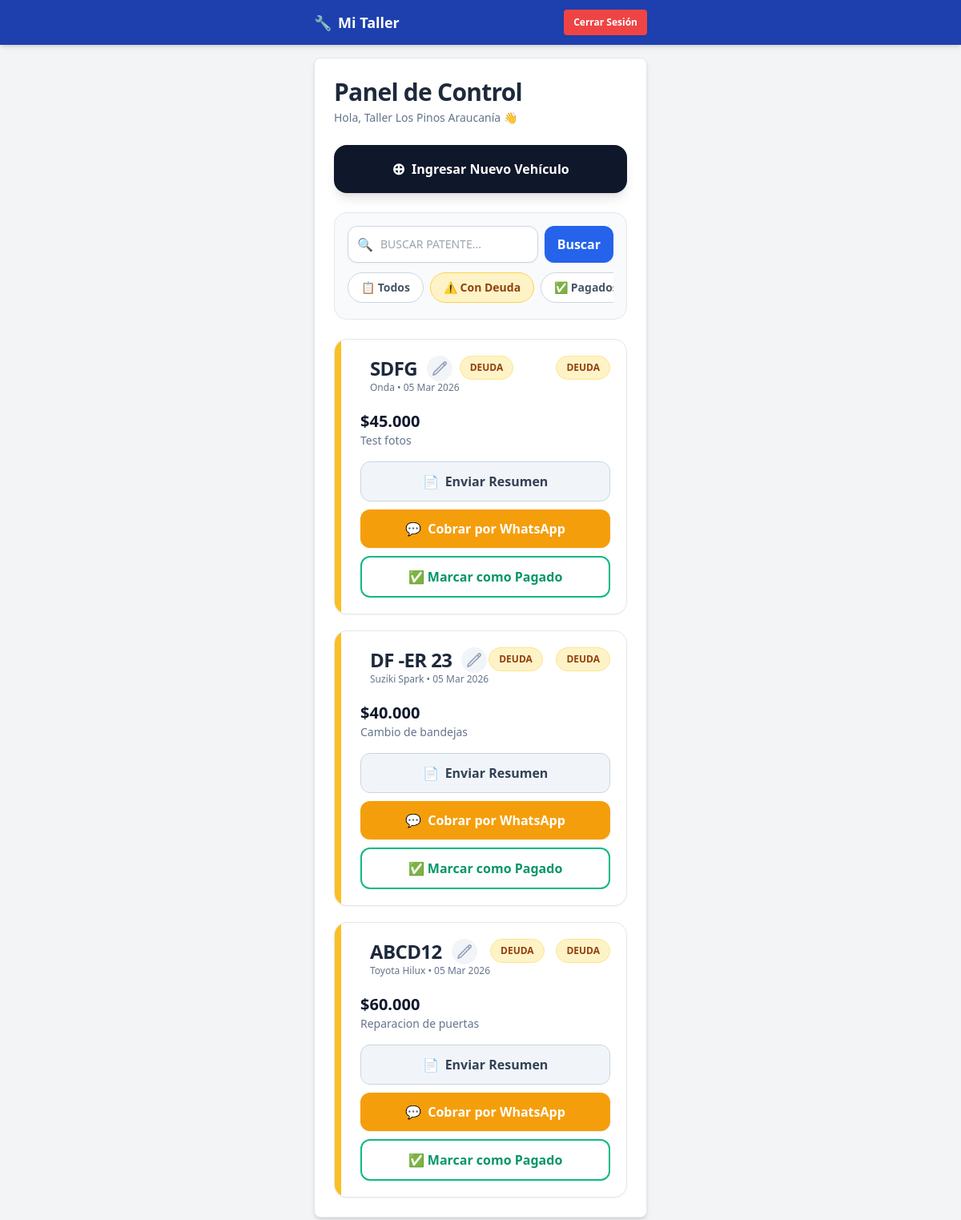
Before: /taller/dashboard?estado=Pendiente (signed in) with the older database file.
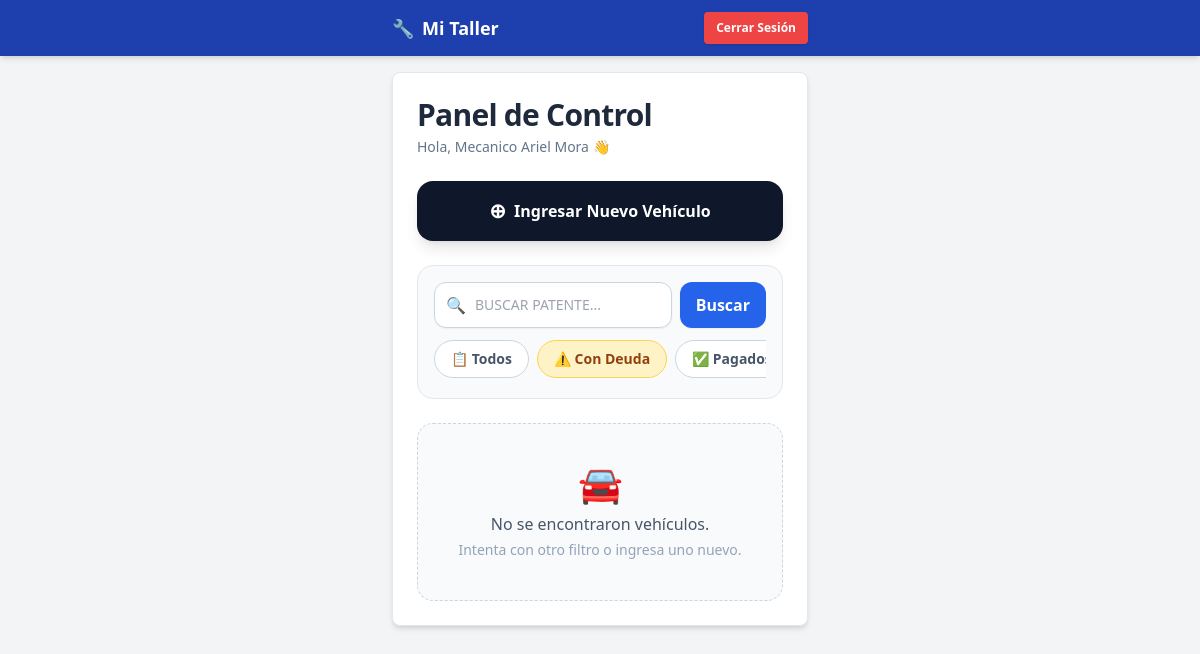
After: the same page with the newer database file.
### app/models.py (models this page shows, shortened)
class Taller(UserMixin, db.Model):
    id = db.Column(db.Integer, primary_key=True)
    nombre_taller = db.Column(db.String(100), nullable=False)
    email = db.Column(db.String(120), unique=True, nullable=False)
    password_hash = db.Column(db.String(256))
    trabajos = db.relationship('Trabajo', backref='taller', lazy=True)

class Trabajo(db.Model):
    id = db.Column(db.Integer, primary_key=True)
    uuid_publico = db.Column(db.String(36), default=lambda: str(uuid.uuid4()), unique=True)
    patente = db.Column(db.String(10), nullable=False)
    nombre_cliente = db.Column(db.String(100), nullable=False)
    tipo_vehiculo = db.Column(db.String(50), nullable=False)
    marca_vehiculo = db.Column(db.String(50), nullable=False)
    imagen_evidencia = db.Column(db.Text, nullable=True) # Ahora es Text para aguantar muchas fotos
    telefono_cliente = db.Column(db.String(20), nullable=False)
    descripcion = db.Column(db.Text, nullable=False)
    total_costo = db.Column(db.Integer, nullable=False)
    estado = db.Column(db.String(20), default="Pendiente")
    monto_pagado = db.Column(db.Integer, default=0)
    fecha = db.Column(db.DateTime, default=datetime.utcnow)
    taller_id = db.Column(db.Integer, db.ForeignKey('taller.id'), nullable=False)

### app/taller/routes.py (the view)
@taller_bp.route('/dashboard')
@login_required
def dashboard():
    base_url = "https://jl2flq77-5000.brs.devtunnels.ms"
    busqueda = request.args.get('q')
    filtro_estado = request.args.get('estado')
    query = Trabajo.query.filter_by(taller_id=current_user.id)
    if busqueda:
        query = query.filter(Trabajo.patente.ilike(f'%{busqueda}%'))
    if filtro_estado:
        query = query.filter(Trabajo.estado == filtro_estado)
    trabajos = query.order_by(Trabajo.fecha.desc()).limit(50).all()
    return render_template('taller/dashboard.html',
                           trabajos=trabajos,
                           base_url=base_url,
                           busqueda=busqueda,
                           filtro_estado=filtro_estado)

### app/models.py (called while the page is built)
@login_manager.user_loader
def load_user(id):
    return Taller.query.get(int(id))

### app/templates/taller/dashboard.html (shortened to what the changed rows need)
{% extends "base.html" %}
{% block content %}
<div class="mb-6">
    <h1 class="text-3xl font-extrabold text-slate-800 tracking-tight">Panel de Control</h1>
    <p class="text-slate-500 text-sm mt-1">Hola, {{ current_user.nombre_taller }} 👋</p>
</div>
<div class="space-y-5">
    {% for trabajo in trabajos %}
    <div class="bg-white rounded-2xl p-5 shadow-sm border border-slate-200 relative overflow-hidden">
        <div class="absolute left-0 top-0 bottom-0 w-2 {% if trabajo.estado == 'Pendiente' %}bg-amber-400{% else %}bg-emerald-400{% endif %}"></div>
        <div class="flex justify-between items-start mb-2 pl-3">
        <div class="flex justify-between items-start mb-2 pl-3">
            <div>
                <div class="flex items-center gap-3">
                    <h3 class="text-2xl font-black text-slate-800 tracking-tight uppercase">{{ trabajo.patente }}</h3>
                    <a href="{{ url_for('taller.editar_trabajo', id=trabajo.id) }}" class="text-slate-400 hover:text-blue-600 bg-slate-100 hover:bg-blue-50 rounded-full p-1.5 transition-colors" title="Editar">
                    </a>
                </div>
                <p class="text-slate-500 text-xs font-medium">{{ trabajo.marca_vehiculo }} • {{ trabajo.fecha.strftime('%d %b %Y') }}</p>
            </div>
            {% if trabajo.estado == 'Pendiente' %}
                <span class="bg-amber-100 text-amber-800 text-xs font-bold px-3 py-1.5 rounded-full border border-amber-200">DEUDA</span>
            {% else %}
                <span class="bg-emerald-100 text-emerald-800 text-xs font-bold px-3 py-1.5 rounded-full border border-emerald-200">PAGADO</span>
            {% endif %}
        </div>
            {% if trabajo.estado == 'Pendiente' %}
                <span class="bg-amber-100 text-amber-800 text-xs font-bold px-3 py-1.5 rounded-full border border-amber-200">DEUDA</span>
            {% else %}
                <span class="bg-emerald-100 text-emerald-800 text-xs font-bold px-3 py-1.5 rounded-full border border-emerald-200">PAGADO</span>
            {% endif %}
        </div>
        <div class="pl-3 mb-4 mt-3">
            <p class="text-slate-900 font-bold text-xl">${{ "{:,.0f}".format(trabajo.total_costo).replace(',', '.') }}</p>
            <p class="text-slate-500 text-sm line-clamp-1">{{ trabajo.descripcion }}</p>
        </div>
        <div class="pl-3 flex flex-col space-y-2.5 mt-2">
            {% set msj_presupuesto = "Hola " ~ trabajo.nombre_cliente ~ ", aquí está el detalle del servicio para la patente " ~ trabajo.patente ~ ": " ~ base_url ~ url_for('cliente.ver_presupuesto', uuid_publico=trabajo.uuid_publico) %}
            <a href="https://wa.me/{{ trabajo.telefono_cliente }}?text={{ msj_presupuesto | urlencode }}" target="_blank"
               class="flex items-center justify-center bg-slate-100 hover:bg-slate-200 text-slate-700 font-bold py-3 px-4 rounded-xl border border-slate-300 transition-colors">
                <span class="mr-2">📄</span> Enviar Resumen
            </a>
            {% if trabajo.estado == 'Pendiente' %}
                {% set msj_cobro = "Hola " ~ trabajo.nombre_cliente ~ ", le escribo de " ~ current_user.nombre_taller ~ ". Le recuerdo amablemente el saldo pendiente de $" ~ trabajo.total_costo ~ " por el vehículo " ~ trabajo.patente ~ ". Quedo atento, ¡saludos!" %}
                <a href="https://wa.me/{{ trabajo.telefono_cliente }}?text={{ msj_cobro | urlencode }}" target="_blank"
                   class="flex items-center justify-center bg-amber-500 hover:bg-amber-600 text-white font-bold py-3 px-4 rounded-xl shadow-sm transition-colors">
                    <span class="mr-2">💬</span> Cobrar por WhatsApp
                </a>
                <form action="{{ url_for('taller.marcar_pagado', id=trabajo.id) }}" method="POST">
                    <button type="submit" class="w-full flex items-center justify-center bg-white hover:bg-emerald-50 text-emerald-600 font-bold py-3 px-4 rounded-xl border-2 border-emerald-500 transition-colors">
                        ✅ Marcar como Pagado
                    </button>
                </form>
            {% endif %}
        </div>
    </div>
    {% else %}
        <div class="text-center py-10 bg-slate-50 rounded-2xl border border-dashed border-slate-300">
            <span class="text-4xl block mb-2">🚘</span>
            <p class="text-slate-600 font-medium">No se encontraron vehículos.</p>
            <p class="text-slate-400 text-sm mt-1">Intenta con otro filtro o ingresa uno nuevo.</p>
        </div>
    {% endfor %}
</div>
{% endblock %}

Changed rows visible on the page:
removed Trabajo: patente "SDFG", marca_vehiculo "Onda", fecha "05 Mar 2026", estado "DEUDA", total_costo "45.000", descripcion "Test fotos"
removed Trabajo: patente "DF -ER 23", marca_vehiculo "Suziki Spark", fecha "05 Mar 2026", estado "DEUDA", total_costo "40.000", descripcion "Cambio de bandejas"
removed Trabajo: patente "ABCD12", marca_vehiculo "Toyota Hilux", fecha "05 Mar 2026", estado "DEUDA", total_costo "60.000", descripcion "Reparacion de puertas"
changed Taller: nombre_taller "Taller Los Pinos Araucanía" → "Mecanico Ariel Mora"
Other visible differences:
text now shown: "🚘 No se encontraron vehículos. Intenta con otro filtro o ingresa uno nuevo."
